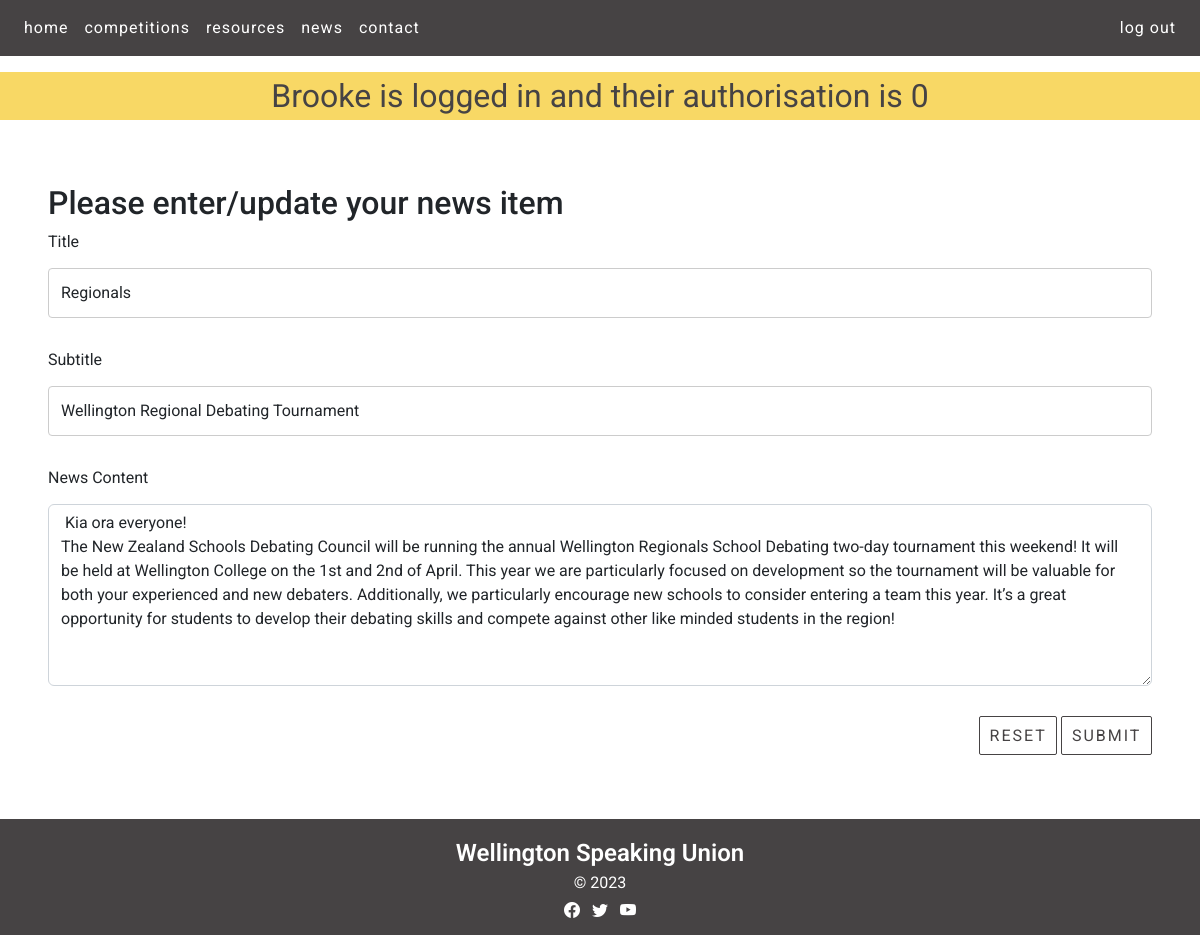
The page /news_cud?id=2&task=update (signed in) on the database its author committed.
### tables this page shows
CREATE TABLE news(
    news_id integer primary key autoincrement not null,
    title text not null unique,
    subtitle text not null unique,
    content text not null unique,
    newsdate date not null,
    member_id integer not null,
    foreign key(member_id) references member(member_id)
);

### server.py (the view, shortened to what this page needs)
@app.route ('/news_cud', methods=["GET", "POST"])
def news_cud():
    data = request.args
    required_keys = ['id','task']
    for k in required_keys:
        if k not in data.keys():
            message = "Do not know what to do with read update on news (key not present)"
            return render_template('error.html', message=message)
    if request.method == "GET":
        if data['task'] == 'delete':
            sql = "delete from news where news_id = ?"
            values_tuple = (data['id'],)
            result = run_commit_query(sql, values_tuple, db_path)
            return redirect(url_for('news'))
        elif data['task'] == 'update':
            sql = """ select title, subtitle, content from news where news_id=?"""
            values_tuple = (data['id'])
            result = run_search_query_tuples(sql, values_tuple, db_path, True)
            result = result[0]
            return render_template("news_cud.html",
                                    **result,
                                   id=data['id'],
                                   task=data['task'])
        elif data['task'] == 'add':
            temp = {'title': 'Test Title', 'subtitle': 'Test subtitle', 'content': 'Test content' }
            return render_template("news_cud.html",
                                   id=0,
                                   task=data['task'],
                                   **temp)
        else:
            message = "Unrecognised task coming from news page"
            return render_template('error.html', message=message)

### db_functions.py (called while the page is built)
def run_search_query_tuples(sql_query, values_tuple, file_path, rowfactory=False):
    result = None
    try:
        db = sqlite3.connect(file_path)
        if rowfactory:
            db.row_factory = sqlite3.Row
        cursor = db.cursor()
        cursor.execute(sql_query, values_tuple)
        result = cursor.fetchall()
        cursor.close()
    except sqlite3.Error as error:
        print("Error running search query tuples: {}".format(error))
        return None
    db.close()
    if result is None:
        print("No search values were found")
    return result

### templates/news_cud.html (shortened to what this page needs)
{% extends "layout.html" %}
{% block content %}
<div class="recent-news-containers white-bg">
  <div class="news p-4 my-4">
    <h2>Please enter/update your news item</h2>
    <form action="{{url_for('news_cud', id=id, task=task)}}" method="POST">
      <div>
        <label for="title" class="form-label">Title</label>
        <input type="text" class="form-control" id="title" name="title" placeholder="" value="{{title}}" required>
      </div>
      <div>
        <label for="subtitle" class="form-label">Subtitle</label>
        <input type="text" class="form-control" id="subtitle" name="subtitle" placeholder="" value="{{subtitle}}" required>
      </div>
      <div>
        <label for="content" class="form-label">News Content</label>
        <textarea class="form-control" id="content" name="content" rows="7" required> {{content}} </textarea>
      </div>
      <div class="text-end">
        <button type="reset" class="btn btn-primary recent-news-button">Reset</button>
        <button type="submit" class="btn btn-primary recent-news-button">Submit</button>
      </div>
    </form>
  </div>
</div>
{% endblock %}

### templates/layout.html (shortened to what this page needs)
<!DOCTYPE HTML>
<html lang="en">
<head>
<link href="https://cdn.jsdelivr.net/npm/bootstrap@5.2.3/dist/css/bootstrap.min.css" rel="stylesheet">
<link rel="stylesheet" href="https://cdn.jsdelivr.net/npm/bootstrap-icons@1.10.3/font/bootstrap-icons.css">
<link rel="stylesheet" href="static/styles.css">
</head>
<body>
<nav class="navbar navbar-expand-lg px-3 navbar-dark">
    <div class="collapse navbar-collapse" id="collapsibleNavbar">
        <ul class="navbar-nav">
            <li class="nav-item">
                <a class="nav-link" href="{{ url_for('index') }}">home</a>
            </li>
            <li class="nav-item">
                <a class="nav-link" href="{{ url_for('competitions') }}">competitions</a>
            </li>
            <li class="nav-item">
                <a class="nav-link" href="{{ url_for('resources') }}">resources</a>
            </li>
            <li class="nav-item">
                <a class="nav-link" href="{{ url_for('news') }}">news</a>
            </li>
            <li class="nav-item">
                <a class="nav-link" href="{{ url_for('resources') }}#contact">contact</a>
            </li>
        </ul>
        <div class="ms-auto">
            {% if session %}
            <a class="nav-link nav-btn nav-btn-outline" href="{{ url_for('logout') }}">log out</a>
            {% else %}
            <a class="nav-link nav-btn nav-btn-outline" style="display: inline-block" href="{{ url_for('signup') }}">sign up</a>
            <a class="nav-link nav-btn nav-btn-outline" style="display: inline-block" href="{{ url_for('login') }}">log in</a>
            {% endif %}
        </div>
    </div>
</nav>
        {% if session %}
        <div class="session"> {{ session['firstname'] }} is logged in and their authorisation is {{ session['authorisation'] }}</div>
        {% endif %}
{% block content %}
{% endblock %}
<footer class="footer-content container-fluid">
    <p>Wellington Speaking Union</p>
    <p>&copy; 2023</p>
    <section class="mb-2">
        <a class="footer-link"><i class="bi bi-facebook"></i></a>
        <a class="footer-link"><i class="bi bi-twitter"></i></a>
        <a class="footer-link"><i class="bi bi-youtube"></i></a>
    </section>
</footer>
</body>
</html>

### static/styles.css (style rules this page uses)
:root { --brand-black: rgb(27,27,28); --brand-dark-gray: rgb(70,67,68); --brand-light-gray: rgb(104,102,103); --brand-yellow: rgb(248,216,101); --brand-white: rgb(255,255,255); }
.btn-primary, .btn-primary:hover { color:var(--brand-dark-gray); background-color:var(--brand-yellow); border-color:var(--brand-dark-gray); --bs-btn-active-bg:var(--brand-yellow); --bs-btn-active-border-color:var(--brand-white); --bs-btn-color: #fff; --bs-btn-bg:var(--brand-yellow); --bs-btn-border-color:transparent; --bs-btn-hover-color:var(--brand-dark-gray); --bs-btn-hover-bg:var(--brand-yellow); --bs-btn-hover-border-color:var(--brand-dark-gray); --bs-btn-focus-shadow-rgb: 49,132,253; --bs-btn-active-color: #fff; --bs-btn-active-shadow: inset 0 3px 5px rgba(0, 0, 0, 0.125); --bs-btn-disabled-color: #fff; --bs-btn-disabled-bg:var(--brand-yellow); --bs-btn-disabled-border-color: }
.btn, .btn-circle { display:inline-block; margin:auto; text-align: center; letter-spacing: 2px; color: var(--brand-white); vertical-align: middle; user-select: none; border: 1px solid transparent; text-transform: uppercase; padding: 1.1em 1.3em 1.1em 1.5em; transition: color 0.5s ease-in-out,background-color 0.5s ease-in-out,border-color 0.5s ease-in-out,box-shadow 1s cubic-bezier(.019,1,.22,1); position:relative; }
body { font-family: 'Roboto', serif; font-size: 100%; background-color: var(--brand-white); margin: 0; }
p { text-align: center; color: var(--brand-white); margin: 0; overflow: auto; }
.navbar { background-color: var(--brand-dark-gray); position:sticky; top:0; z-index: 9999; margin-bottom: 1em; }
.nav-link { font-size: 1em; letter-spacing: 1px; color: var(--brand-white); transition: color 0s ease-in-out,background-color 0s ease-in-out,border-color 0s ease-in-out; }
.nav-btn-outline { border: 0 solid white; padding: 0 0.5em; }
.session { background-color:var(--brand-yellow); color:var(--brand-dark-gray); text-align:center; font-size: 2em; }
.white-bg { background-color: var(--brand-white); }
.container-fluid { padding:0; }
.recent-news-containers { border-radius:10px; margin-left:0.5em; margin-right:0.5em; padding:1em; margin-top:0; }
.recent-news-button { transition: none !important; border-radius: 2px; background-color: var(--brand-white); color:var(--brand-dark-gray); border-color:var(--brand-dark-gray); position: relative; text-align:center; display:inline-block; padding: 0.4em 0.6em; }
.footer-content { background-color: var(--brand-dark-gray); text-align: center; padding: 1em 0 0.25em 0; color: var(--brand-white); }
.footer-content p:first-child { font-weight: 600; font-size: 1.5em; text-align: center; }
.footer-content p:nth-child(2) { font-weight: 400; font-size: 1em; text-align: center; padding-bottom: 0.25em; }
.footer-link { font-size:1em; padding: 0.25em; color: var(--brand-white); }
input[type=text], select, textarea { width: 100%; padding: 12px; border: 1px solid #ccc; border-radius: 4px; box-sizing: border-box; margin-top: 6px; margin-bottom: 30px; resize: vertical }
label, input[type='text'], input[type='email'], textarea { font-size:1em !important; }

### rows shown on the page
news: title "Regionals", subtitle "Wellington Regional Debating Tournament", content "Kia ora everyone! The New Zealand Schools Debating Council will be running the annual Wellington Regionals School Debating two-day tournament this weekend! It will be held at Wellington College on the 1st and 2nd of April. This year we are particularly focused on development so the tournament will be valuable for both your experienced and new debaters. Additionally, we particularly encourage new schools to consider entering a team this year. It’s a great opportunity for students to develop their debating skills and compete against other like minded students in the region!"

### other values the page prints
{{ session['firstname'] }} "Brooke"
{{ session['authorisation'] }} "0"
